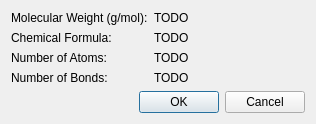
<?xml version="1.0" encoding="UTF-8"?>
<ui version="4.0">
 <class>Avogadro::QtPlugins::MolecularPropertiesDialog</class>
 <widget class="QDialog" name="Avogadro::QtPlugins::MolecularPropertiesDialog">
  <property name="geometry">
   <rect>
    <x>0</x>
    <y>0</y>
    <width>316</width>
    <height>107</height>
   </rect>
  </property>
  <property name="windowTitle">
   <string>Dialog</string>
  </property>
  <layout class="QVBoxLayout" name="verticalLayout">
   <item>
    <layout class="QFormLayout" name="formLayout">
     <property name="fieldGrowthPolicy">
      <enum>QFormLayout::ExpandingFieldsGrow</enum>
     </property>
     <item row="0" column="0">
      <widget class="QLabel" name="label_4">
       <property name="text">
        <string>Molecular Weight (g/mol):</string>
       </property>
      </widget>
     </item>
     <item row="0" column="1">
      <widget class="QLabel" name="molWeightLabel">
       <property name="text">
        <string>TODO</string>
       </property>
      </widget>
     </item>
     <item row="1" column="0">
      <widget class="QLabel" name="label_2">
       <property name="text">
        <string>Chemical Formula:</string>
       </property>
      </widget>
     </item>
     <item row="1" column="1">
      <widget class="QLabel" name="formulaLabel">
       <property name="text">
        <string>TODO</string>
       </property>
      </widget>
     </item>
     <item row="2" column="0">
      <widget class="QLabel" name="label_7">
       <property name="text">
        <string>Number of Atoms:</string>
       </property>
      </widget>
     </item>
     <item row="2" column="1">
      <widget class="QLabel" name="atomCountLabel">
       <property name="text">
        <string>TODO</string>
       </property>
      </widget>
     </item>
     <item row="3" column="0">
      <widget class="QLabel" name="label_8">
       <property name="text">
        <string>Number of Bonds:</string>
       </property>
      </widget>
     </item>
     <item row="3" column="1">
      <widget class="QLabel" name="bondCountLabel">
       <property name="text">
        <string>TODO</string>
       </property>
      </widget>
     </item>
    </layout>
   </item>
   <item>
    <widget class="QDialogButtonBox" name="buttonBox">
     <property name="orientation">
      <enum>Qt::Horizontal</enum>
     </property>
     <property name="standardButtons">
      <set>QDialogButtonBox::Cancel|QDialogButtonBox::Ok</set>
     </property>
    </widget>
   </item>
  </layout>
 </widget>
 <resources/>
 <connections>
  <connection>
   <sender>buttonBox</sender>
   <signal>accepted()</signal>
   <receiver>Avogadro::QtPlugins::MolecularPropertiesDialog</receiver>
   <slot>accept()</slot>
   <hints>
    <hint type="sourcelabel">
     <x>248</x>
     <y>254</y>
    </hint>
    <hint type="destinationlabel">
     <x>157</x>
     <y>274</y>
    </hint>
   </hints>
  </connection>
  <connection>
   <sender>buttonBox</sender>
   <signal>rejected()</signal>
   <receiver>Avogadro::QtPlugins::MolecularPropertiesDialog</receiver>
   <slot>reject()</slot>
   <hints>
    <hint type="sourcelabel">
     <x>316</x>
     <y>260</y>
    </hint>
    <hint type="destinationlabel">
     <x>286</x>
     <y>274</y>
    </hint>
   </hints>
  </connection>
 </connections>
</ui>
